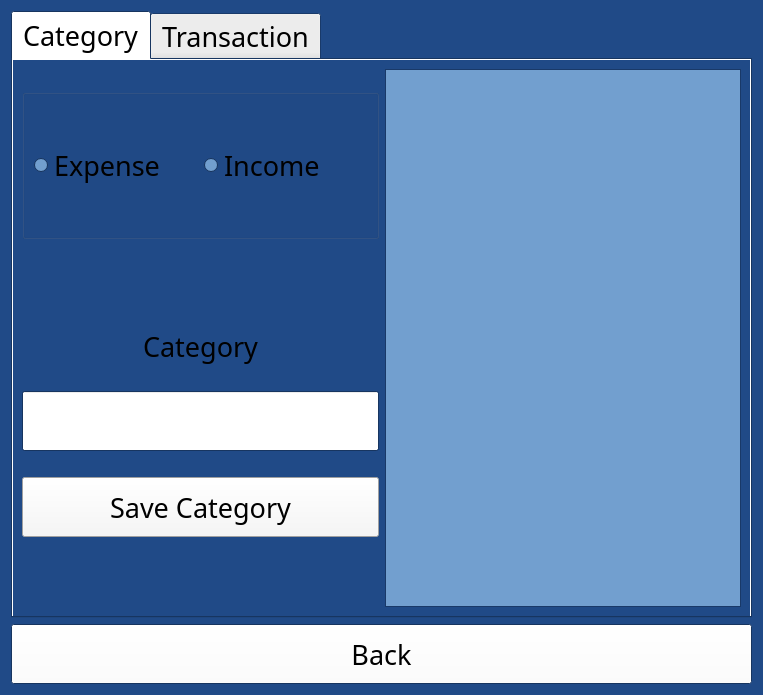
<?xml version="1.0" encoding="UTF-8"?>
<ui version="4.0">
 <class>Dialog</class>
 <widget class="QDialog" name="Dialog">
  <property name="geometry">
   <rect>
    <x>0</x>
    <y>0</y>
    <width>763</width>
    <height>695</height>
   </rect>
  </property>
  <property name="palette">
   <palette>
    <active>
     <colorrole role="WindowText">
      <brush brushstyle="SolidPattern">
       <color alpha="255">
        <red>0</red>
        <green>0</green>
        <blue>0</blue>
       </color>
      </brush>
     </colorrole>
     <colorrole role="Button">
      <brush brushstyle="SolidPattern">
       <color alpha="255">
        <red>255</red>
        <green>255</green>
        <blue>255</blue>
       </color>
      </brush>
     </colorrole>
     <colorrole role="Midlight">
      <brush brushstyle="SolidPattern">
       <color alpha="255">
        <red>255</red>
        <green>255</green>
        <blue>255</blue>
       </color>
      </brush>
     </colorrole>
     <colorrole role="Dark">
      <brush brushstyle="SolidPattern">
       <color alpha="255">
        <red>255</red>
        <green>255</green>
        <blue>255</blue>
       </color>
      </brush>
     </colorrole>
     <colorrole role="Mid">
      <brush brushstyle="SolidPattern">
       <color alpha="255">
        <red>255</red>
        <green>255</green>
        <blue>255</blue>
       </color>
      </brush>
     </colorrole>
     <colorrole role="Text">
      <brush brushstyle="SolidPattern">
       <color alpha="255">
        <red>255</red>
        <green>255</green>
        <blue>255</blue>
       </color>
      </brush>
     </colorrole>
     <colorrole role="ButtonText">
      <brush brushstyle="SolidPattern">
       <color alpha="255">
        <red>0</red>
        <green>0</green>
        <blue>0</blue>
       </color>
      </brush>
     </colorrole>
     <colorrole role="Base">
      <brush brushstyle="SolidPattern">
       <color alpha="255">
        <red>114</red>
        <green>159</green>
        <blue>207</blue>
       </color>
      </brush>
     </colorrole>
     <colorrole role="Window">
      <brush brushstyle="SolidPattern">
       <color alpha="255">
        <red>32</red>
        <green>74</green>
        <blue>135</blue>
       </color>
      </brush>
     </colorrole>
     <colorrole role="Shadow">
      <brush brushstyle="SolidPattern">
       <color alpha="255">
        <red>255</red>
        <green>255</green>
        <blue>255</blue>
       </color>
      </brush>
     </colorrole>
     <colorrole role="Highlight">
      <brush brushstyle="SolidPattern">
       <color alpha="255">
        <red>255</red>
        <green>255</green>
        <blue>255</blue>
       </color>
      </brush>
     </colorrole>
     <colorrole role="Link">
      <brush brushstyle="SolidPattern">
       <color alpha="255">
        <red>255</red>
        <green>255</green>
        <blue>255</blue>
       </color>
      </brush>
     </colorrole>
     <colorrole role="LinkVisited">
      <brush brushstyle="SolidPattern">
       <color alpha="255">
        <red>255</red>
        <green>255</green>
        <blue>255</blue>
       </color>
      </brush>
     </colorrole>
     <colorrole role="AlternateBase">
      <brush brushstyle="SolidPattern">
       <color alpha="255">
        <red>255</red>
        <green>255</green>
        <blue>255</blue>
       </color>
      </brush>
     </colorrole>
     <colorrole role="NoRole">
      <brush brushstyle="SolidPattern">
       <color alpha="255">
        <red>92</red>
        <green>53</green>
        <blue>102</blue>
       </color>
      </brush>
     </colorrole>
     <colorrole role="ToolTipBase">
      <brush brushstyle="SolidPattern">
       <color alpha="255">
        <red>193</red>
        <green>125</green>
        <blue>17</blue>
       </color>
      </brush>
     </colorrole>
    </active>
    <inactive>
     <colorrole role="WindowText">
      <brush brushstyle="SolidPattern">
       <color alpha="255">
        <red>0</red>
        <green>0</green>
        <blue>0</blue>
       </color>
      </brush>
     </colorrole>
     <colorrole role="Button">
      <brush brushstyle="SolidPattern">
       <color alpha="255">
        <red>255</red>
        <green>255</green>
        <blue>255</blue>
       </color>
      </brush>
     </colorrole>
     <colorrole role="Midlight">
      <brush brushstyle="SolidPattern">
       <color alpha="255">
        <red>255</red>
        <green>255</green>
        <blue>255</blue>
       </color>
      </brush>
     </colorrole>
     <colorrole role="Dark">
      <brush brushstyle="SolidPattern">
       <color alpha="255">
        <red>255</red>
        <green>255</green>
        <blue>255</blue>
       </color>
      </brush>
     </colorrole>
     <colorrole role="Mid">
      <brush brushstyle="SolidPattern">
       <color alpha="255">
        <red>255</red>
        <green>255</green>
        <blue>255</blue>
       </color>
      </brush>
     </colorrole>
     <colorrole role="Text">
      <brush brushstyle="SolidPattern">
       <color alpha="255">
        <red>255</red>
        <green>255</green>
        <blue>255</blue>
       </color>
      </brush>
     </colorrole>
     <colorrole role="ButtonText">
      <brush brushstyle="SolidPattern">
       <color alpha="255">
        <red>0</red>
        <green>0</green>
        <blue>0</blue>
       </color>
      </brush>
     </colorrole>
     <colorrole role="Base">
      <brush brushstyle="SolidPattern">
       <color alpha="255">
        <red>114</red>
        <green>159</green>
        <blue>207</blue>
       </color>
      </brush>
     </colorrole>
     <colorrole role="Window">
      <brush brushstyle="SolidPattern">
       <color alpha="255">
        <red>32</red>
        <green>74</green>
        <blue>135</blue>
       </color>
      </brush>
     </colorrole>
     <colorrole role="Shadow">
      <brush brushstyle="SolidPattern">
       <color alpha="255">
        <red>255</red>
        <green>255</green>
        <blue>255</blue>
       </color>
      </brush>
     </colorrole>
     <colorrole role="Highlight">
      <brush brushstyle="SolidPattern">
       <color alpha="255">
        <red>255</red>
        <green>255</green>
        <blue>255</blue>
       </color>
      </brush>
     </colorrole>
     <colorrole role="Link">
      <brush brushstyle="SolidPattern">
       <color alpha="255">
        <red>255</red>
        <green>255</green>
        <blue>255</blue>
       </color>
      </brush>
     </colorrole>
     <colorrole role="LinkVisited">
      <brush brushstyle="SolidPattern">
       <color alpha="255">
        <red>255</red>
        <green>255</green>
        <blue>255</blue>
       </color>
      </brush>
     </colorrole>
     <colorrole role="AlternateBase">
      <brush brushstyle="SolidPattern">
       <color alpha="255">
        <red>255</red>
        <green>255</green>
        <blue>255</blue>
       </color>
      </brush>
     </colorrole>
     <colorrole role="NoRole">
      <brush brushstyle="SolidPattern">
       <color alpha="255">
        <red>92</red>
        <green>53</green>
        <blue>102</blue>
       </color>
      </brush>
     </colorrole>
     <colorrole role="ToolTipBase">
      <brush brushstyle="SolidPattern">
       <color alpha="255">
        <red>193</red>
        <green>125</green>
        <blue>17</blue>
       </color>
      </brush>
     </colorrole>
    </inactive>
    <disabled>
     <colorrole role="WindowText">
      <brush brushstyle="SolidPattern">
       <color alpha="255">
        <red>255</red>
        <green>255</green>
        <blue>255</blue>
       </color>
      </brush>
     </colorrole>
     <colorrole role="Button">
      <brush brushstyle="SolidPattern">
       <color alpha="255">
        <red>255</red>
        <green>255</green>
        <blue>255</blue>
       </color>
      </brush>
     </colorrole>
     <colorrole role="Midlight">
      <brush brushstyle="SolidPattern">
       <color alpha="255">
        <red>255</red>
        <green>255</green>
        <blue>255</blue>
       </color>
      </brush>
     </colorrole>
     <colorrole role="Dark">
      <brush brushstyle="SolidPattern">
       <color alpha="255">
        <red>255</red>
        <green>255</green>
        <blue>255</blue>
       </color>
      </brush>
     </colorrole>
     <colorrole role="Mid">
      <brush brushstyle="SolidPattern">
       <color alpha="255">
        <red>255</red>
        <green>255</green>
        <blue>255</blue>
       </color>
      </brush>
     </colorrole>
     <colorrole role="Text">
      <brush brushstyle="SolidPattern">
       <color alpha="255">
        <red>255</red>
        <green>255</green>
        <blue>255</blue>
       </color>
      </brush>
     </colorrole>
     <colorrole role="ButtonText">
      <brush brushstyle="SolidPattern">
       <color alpha="255">
        <red>255</red>
        <green>255</green>
        <blue>255</blue>
       </color>
      </brush>
     </colorrole>
     <colorrole role="Base">
      <brush brushstyle="SolidPattern">
       <color alpha="255">
        <red>32</red>
        <green>74</green>
        <blue>135</blue>
       </color>
      </brush>
     </colorrole>
     <colorrole role="Window">
      <brush brushstyle="SolidPattern">
       <color alpha="255">
        <red>32</red>
        <green>74</green>
        <blue>135</blue>
       </color>
      </brush>
     </colorrole>
     <colorrole role="Shadow">
      <brush brushstyle="SolidPattern">
       <color alpha="255">
        <red>255</red>
        <green>255</green>
        <blue>255</blue>
       </color>
      </brush>
     </colorrole>
     <colorrole role="Highlight">
      <brush brushstyle="SolidPattern">
       <color alpha="255">
        <red>145</red>
        <green>141</green>
        <blue>126</blue>
       </color>
      </brush>
     </colorrole>
     <colorrole role="Link">
      <brush brushstyle="SolidPattern">
       <color alpha="255">
        <red>255</red>
        <green>255</green>
        <blue>255</blue>
       </color>
      </brush>
     </colorrole>
     <colorrole role="LinkVisited">
      <brush brushstyle="SolidPattern">
       <color alpha="255">
        <red>255</red>
        <green>255</green>
        <blue>255</blue>
       </color>
      </brush>
     </colorrole>
     <colorrole role="AlternateBase">
      <brush brushstyle="SolidPattern">
       <color alpha="255">
        <red>255</red>
        <green>255</green>
        <blue>255</blue>
       </color>
      </brush>
     </colorrole>
     <colorrole role="NoRole">
      <brush brushstyle="SolidPattern">
       <color alpha="255">
        <red>92</red>
        <green>53</green>
        <blue>102</blue>
       </color>
      </brush>
     </colorrole>
     <colorrole role="ToolTipBase">
      <brush brushstyle="SolidPattern">
       <color alpha="255">
        <red>193</red>
        <green>125</green>
        <blue>17</blue>
       </color>
      </brush>
     </colorrole>
    </disabled>
   </palette>
  </property>
  <property name="font">
   <font>
    <family>Century Gothic</family>
    <pointsize>20</pointsize>
   </font>
  </property>
  <property name="windowTitle">
   <string>Dialog</string>
  </property>
  <layout class="QHBoxLayout" name="horizontalLayout">
   <item>
    <layout class="QVBoxLayout" name="verticalLayout">
     <item>
      <widget class="QTabWidget" name="tabWidget">
       <property name="currentIndex">
        <number>0</number>
       </property>
       <widget class="QWidget" name="category_tab">
        <property name="autoFillBackground">
         <bool>true</bool>
        </property>
        <attribute name="title">
         <string>Category</string>
        </attribute>
        <layout class="QVBoxLayout" name="verticalLayout_4">
         <item>
          <layout class="QHBoxLayout" name="horizontalLayout_3">
           <item>
            <layout class="QVBoxLayout" name="verticalLayout_3">
             <item>
              <widget class="QGroupBox" name="groupBox">
               <property name="maximumSize">
                <size>
                 <width>16777215</width>
                 <height>150</height>
                </size>
               </property>
               <property name="title">
                <string/>
               </property>
               <layout class="QVBoxLayout" name="verticalLayout_2">
                <item>
                 <layout class="QHBoxLayout" name="horizontalLayout_2">
                  <item>
                   <widget class="QRadioButton" name="expense_radioButton">
                    <property name="palette">
                     <palette>
                      <active>
                       <colorrole role="Text">
                        <brush brushstyle="SolidPattern">
                         <color alpha="255">
                          <red>0</red>
                          <green>0</green>
                          <blue>255</blue>
                         </color>
                        </brush>
                       </colorrole>
                      </active>
                      <inactive>
                       <colorrole role="Text">
                        <brush brushstyle="SolidPattern">
                         <color alpha="255">
                          <red>0</red>
                          <green>0</green>
                          <blue>255</blue>
                         </color>
                        </brush>
                       </colorrole>
                      </inactive>
                      <disabled>
                       <colorrole role="Text">
                        <brush brushstyle="SolidPattern">
                         <color alpha="255">
                          <red>255</red>
                          <green>255</green>
                          <blue>255</blue>
                         </color>
                        </brush>
                       </colorrole>
                      </disabled>
                     </palette>
                    </property>
                    <property name="text">
                     <string>Expense</string>
                    </property>
                   </widget>
                  </item>
                  <item>
                   <widget class="QRadioButton" name="income_radioButton">
                    <property name="palette">
                     <palette>
                      <active>
                       <colorrole role="Text">
                        <brush brushstyle="SolidPattern">
                         <color alpha="255">
                          <red>0</red>
                          <green>0</green>
                          <blue>255</blue>
                         </color>
                        </brush>
                       </colorrole>
                      </active>
                      <inactive>
                       <colorrole role="Text">
                        <brush brushstyle="SolidPattern">
                         <color alpha="255">
                          <red>0</red>
                          <green>0</green>
                          <blue>255</blue>
                         </color>
                        </brush>
                       </colorrole>
                      </inactive>
                      <disabled>
                       <colorrole role="Text">
                        <brush brushstyle="SolidPattern">
                         <color alpha="255">
                          <red>255</red>
                          <green>255</green>
                          <blue>255</blue>
                         </color>
                        </brush>
                       </colorrole>
                      </disabled>
                     </palette>
                    </property>
                    <property name="text">
                     <string>Income</string>
                    </property>
                   </widget>
                  </item>
                 </layout>
                </item>
               </layout>
              </widget>
             </item>
             <item>
              <widget class="QLabel" name="category_label">
               <property name="maximumSize">
                <size>
                 <width>16777215</width>
                 <height>100</height>
                </size>
               </property>
               <property name="text">
                <string>Category</string>
               </property>
               <property name="alignment">
                <set>Qt::AlignBottom|Qt::AlignHCenter</set>
               </property>
              </widget>
             </item>
             <item>
              <widget class="QLineEdit" name="category_lineEdit">
               <property name="maximumSize">
                <size>
                 <width>16777215</width>
                 <height>60</height>
                </size>
               </property>
               <property name="palette">
                <palette>
                 <active>
                  <colorrole role="Text">
                   <brush brushstyle="SolidPattern">
                    <color alpha="255">
                     <red>0</red>
                     <green>0</green>
                     <blue>0</blue>
                    </color>
                   </brush>
                  </colorrole>
                  <colorrole role="Base">
                   <brush brushstyle="SolidPattern">
                    <color alpha="255">
                     <red>255</red>
                     <green>255</green>
                     <blue>255</blue>
                    </color>
                   </brush>
                  </colorrole>
                  <colorrole role="Highlight">
                   <brush brushstyle="SolidPattern">
                    <color alpha="255">
                     <red>114</red>
                     <green>159</green>
                     <blue>207</blue>
                    </color>
                   </brush>
                  </colorrole>
                  <colorrole role="HighlightedText">
                   <brush brushstyle="SolidPattern">
                    <color alpha="255">
                     <red>0</red>
                     <green>0</green>
                     <blue>0</blue>
                    </color>
                   </brush>
                  </colorrole>
                 </active>
                 <inactive>
                  <colorrole role="Text">
                   <brush brushstyle="SolidPattern">
                    <color alpha="255">
                     <red>0</red>
                     <green>0</green>
                     <blue>0</blue>
                    </color>
                   </brush>
                  </colorrole>
                  <colorrole role="Base">
                   <brush brushstyle="SolidPattern">
                    <color alpha="255">
                     <red>255</red>
                     <green>255</green>
                     <blue>255</blue>
                    </color>
                   </brush>
                  </colorrole>
                  <colorrole role="Highlight">
                   <brush brushstyle="SolidPattern">
                    <color alpha="255">
                     <red>114</red>
                     <green>159</green>
                     <blue>207</blue>
                    </color>
                   </brush>
                  </colorrole>
                  <colorrole role="HighlightedText">
                   <brush brushstyle="SolidPattern">
                    <color alpha="255">
                     <red>0</red>
                     <green>0</green>
                     <blue>0</blue>
                    </color>
                   </brush>
                  </colorrole>
                 </inactive>
                 <disabled>
                  <colorrole role="Text">
                   <brush brushstyle="SolidPattern">
                    <color alpha="255">
                     <red>255</red>
                     <green>255</green>
                     <blue>255</blue>
                    </color>
                   </brush>
                  </colorrole>
                  <colorrole role="Base">
                   <brush brushstyle="SolidPattern">
                    <color alpha="255">
                     <red>32</red>
                     <green>74</green>
                     <blue>135</blue>
                    </color>
                   </brush>
                  </colorrole>
                  <colorrole role="Highlight">
                   <brush brushstyle="SolidPattern">
                    <color alpha="255">
                     <red>145</red>
                     <green>141</green>
                     <blue>126</blue>
                    </color>
                   </brush>
                  </colorrole>
                  <colorrole role="HighlightedText">
                   <brush brushstyle="SolidPattern">
                    <color alpha="255">
                     <red>0</red>
                     <green>0</green>
                     <blue>0</blue>
                    </color>
                   </brush>
                  </colorrole>
                 </disabled>
                </palette>
               </property>
              </widget>
             </item>
             <item>
              <widget class="QPushButton" name="savecategory_pushButton">
               <property name="maximumSize">
                <size>
                 <width>16777215</width>
                 <height>60</height>
                </size>
               </property>
               <property name="text">
                <string>Save Category</string>
               </property>
              </widget>
             </item>
             <item>
              <spacer name="verticalSpacer">
               <property name="orientation">
                <enum>Qt::Vertical</enum>
               </property>
               <property name="sizeType">
                <enum>QSizePolicy::Fixed</enum>
               </property>
               <property name="sizeHint" stdset="0">
                <size>
                 <width>20</width>
                 <height>50</height>
                </size>
               </property>
              </spacer>
             </item>
            </layout>
           </item>
           <item>
            <widget class="QListWidget" name="categories_listWidget">
             <property name="palette">
              <palette>
               <active>
                <colorrole role="HighlightedText">
                 <brush brushstyle="SolidPattern">
                  <color alpha="255">
                   <red>0</red>
                   <green>0</green>
                   <blue>255</blue>
                  </color>
                 </brush>
                </colorrole>
               </active>
               <inactive>
                <colorrole role="HighlightedText">
                 <brush brushstyle="SolidPattern">
                  <color alpha="255">
                   <red>0</red>
                   <green>0</green>
                   <blue>255</blue>
                  </color>
                 </brush>
                </colorrole>
               </inactive>
               <disabled>
                <colorrole role="HighlightedText">
                 <brush brushstyle="SolidPattern">
                  <color alpha="255">
                   <red>0</red>
                   <green>0</green>
                   <blue>255</blue>
                  </color>
                 </brush>
                </colorrole>
               </disabled>
              </palette>
             </property>
            </widget>
           </item>
          </layout>
         </item>
        </layout>
       </widget>
       <widget class="QWidget" name="transaction_tab">
        <property name="autoFillBackground">
         <bool>true</bool>
        </property>
        <attribute name="title">
         <string>Transaction</string>
        </attribute>
        <widget class="QWidget" name="layoutWidget">
         <property name="geometry">
          <rect>
           <x>200</x>
           <y>50</y>
           <width>371</width>
           <height>71</height>
          </rect>
         </property>
         <layout class="QHBoxLayout" name="horizontalLayout_4">
          <item>
           <widget class="QRadioButton" name="t_expense_radioButton">
            <property name="palette">
             <palette>
              <active>
               <colorrole role="Text">
                <brush brushstyle="SolidPattern">
                 <color alpha="255">
                  <red>0</red>
                  <green>0</green>
                  <blue>255</blue>
                 </color>
                </brush>
               </colorrole>
              </active>
              <inactive>
               <colorrole role="Text">
                <brush brushstyle="SolidPattern">
                 <color alpha="255">
                  <red>0</red>
                  <green>0</green>
                  <blue>255</blue>
                 </color>
                </brush>
               </colorrole>
              </inactive>
              <disabled>
               <colorrole role="Text">
                <brush brushstyle="SolidPattern">
                 <color alpha="255">
                  <red>255</red>
                  <green>255</green>
                  <blue>255</blue>
                 </color>
                </brush>
               </colorrole>
              </disabled>
             </palette>
            </property>
            <property name="text">
             <string>Expense</string>
            </property>
           </widget>
          </item>
          <item>
           <widget class="QRadioButton" name="t_income_radioButton">
            <property name="palette">
             <palette>
              <active>
               <colorrole role="Text">
                <brush brushstyle="SolidPattern">
                 <color alpha="255">
                  <red>0</red>
                  <green>0</green>
                  <blue>255</blue>
                 </color>
                </brush>
               </colorrole>
              </active>
              <inactive>
               <colorrole role="Text">
                <brush brushstyle="SolidPattern">
                 <color alpha="255">
                  <red>0</red>
                  <green>0</green>
                  <blue>255</blue>
                 </color>
                </brush>
               </colorrole>
              </inactive>
              <disabled>
               <colorrole role="Text">
                <brush brushstyle="SolidPattern">
                 <color alpha="255">
                  <red>255</red>
                  <green>255</green>
                  <blue>255</blue>
                 </color>
                </brush>
               </colorrole>
              </disabled>
             </palette>
            </property>
            <property name="text">
             <string>Income</string>
            </property>
           </widget>
          </item>
         </layout>
        </widget>
        <widget class="QWidget" name="layoutWidget">
         <property name="geometry">
          <rect>
           <x>170</x>
           <y>180</y>
           <width>359</width>
           <height>187</height>
          </rect>
         </property>
         <layout class="QHBoxLayout" name="horizontalLayout_5">
          <item>
           <layout class="QVBoxLayout" name="verticalLayout_6">
            <item>
             <widget class="QLabel" name="label">
              <property name="text">
               <string>category</string>
              </property>
             </widget>
            </item>
            <item>
             <widget class="QLabel" name="label_2">
              <property name="text">
               <string>amount</string>
              </property>
             </widget>
            </item>
            <item>
             <widget class="QLabel" name="label_3">
              <property name="text">
               <string>Date</string>
              </property>
             </widget>
            </item>
            <item>
             <widget class="QLabel" name="label_4">
              <property name="text">
               <string>Note</string>
              </property>
             </widget>
            </item>
           </layout>
          </item>
          <item>
           <layout class="QVBoxLayout" name="verticalLayout_5">
            <item>
             <widget class="QComboBox" name="t_categories_combobox">
              <property name="editable">
               <bool>false</bool>
              </property>
              <property name="minimumContentsLength">
               <number>0</number>
              </property>
             </widget>
            </item>
            <item>
             <widget class="QLineEdit" name="t_amountlineEdit">
              <property name="palette">
               <palette>
                <active>
                 <colorrole role="Text">
                  <brush brushstyle="SolidPattern">
                   <color alpha="255">
                    <red>0</red>
                    <green>0</green>
                    <blue>0</blue>
                   </color>
                  </brush>
                 </colorrole>
                 <colorrole role="Base">
                  <brush brushstyle="SolidPattern">
                   <color alpha="255">
                    <red>255</red>
                    <green>255</green>
                    <blue>255</blue>
                   </color>
                  </brush>
                 </colorrole>
                </active>
                <inactive>
                 <colorrole role="Text">
                  <brush brushstyle="SolidPattern">
                   <color alpha="255">
                    <red>0</red>
                    <green>0</green>
                    <blue>0</blue>
                   </color>
                  </brush>
                 </colorrole>
                 <colorrole role="Base">
                  <brush brushstyle="SolidPattern">
                   <color alpha="255">
                    <red>255</red>
                    <green>255</green>
                    <blue>255</blue>
                   </color>
                  </brush>
                 </colorrole>
                </inactive>
                <disabled>
                 <colorrole role="Text">
                  <brush brushstyle="SolidPattern">
                   <color alpha="255">
                    <red>255</red>
                    <green>255</green>
                    <blue>255</blue>
                   </color>
                  </brush>
                 </colorrole>
                 <colorrole role="Base">
                  <brush brushstyle="SolidPattern">
                   <color alpha="255">
                    <red>32</red>
                    <green>74</green>
                    <blue>135</blue>
                   </color>
                  </brush>
                 </colorrole>
                </disabled>
               </palette>
              </property>
              <property name="maxLength">
               <number>5</number>
              </property>
              <property name="frame">
               <bool>false</bool>
              </property>
              <property name="alignment">
               <set>Qt::AlignCenter</set>
              </property>
             </widget>
            </item>
            <item>
             <widget class="QDateEdit" name="t_dateEdit">
              <property name="palette">
               <palette>
                <active>
                 <colorrole role="Button">
                  <brush brushstyle="SolidPattern">
                   <color alpha="255">
                    <red>32</red>
                    <green>74</green>
                    <blue>135</blue>
                   </color>
                  </brush>
                 </colorrole>
                 <colorrole role="Text">
                  <brush brushstyle="SolidPattern">
                   <color alpha="255">
                    <red>255</red>
                    <green>255</green>
                    <blue>255</blue>
                   </color>
                  </brush>
                 </colorrole>
                 <colorrole role="HighlightedText">
                  <brush brushstyle="SolidPattern">
                   <color alpha="255">
                    <red>52</red>
                    <green>101</green>
                    <blue>164</blue>
                   </color>
                  </brush>
                 </colorrole>
                 <colorrole role="AlternateBase">
                  <brush brushstyle="SolidPattern">
                   <color alpha="255">
                    <red>138</red>
                    <green>226</green>
                    <blue>52</blue>
                   </color>
                  </brush>
                 </colorrole>
                </active>
                <inactive>
                 <colorrole role="Button">
                  <brush brushstyle="SolidPattern">
                   <color alpha="255">
                    <red>32</red>
                    <green>74</green>
                    <blue>135</blue>
                   </color>
                  </brush>
                 </colorrole>
                 <colorrole role="Text">
                  <brush brushstyle="SolidPattern">
                   <color alpha="255">
                    <red>255</red>
                    <green>255</green>
                    <blue>255</blue>
                   </color>
                  </brush>
                 </colorrole>
                 <colorrole role="HighlightedText">
                  <brush brushstyle="SolidPattern">
                   <color alpha="255">
                    <red>52</red>
                    <green>101</green>
                    <blue>164</blue>
                   </color>
                  </brush>
                 </colorrole>
                 <colorrole role="AlternateBase">
                  <brush brushstyle="SolidPattern">
                   <color alpha="255">
                    <red>138</red>
                    <green>226</green>
                    <blue>52</blue>
                   </color>
                  </brush>
                 </colorrole>
                </inactive>
                <disabled>
                 <colorrole role="Button">
                  <brush brushstyle="SolidPattern">
                   <color alpha="255">
                    <red>32</red>
                    <green>74</green>
                    <blue>135</blue>
                   </color>
                  </brush>
                 </colorrole>
                 <colorrole role="Text">
                  <brush brushstyle="SolidPattern">
                   <color alpha="255">
                    <red>255</red>
                    <green>255</green>
                    <blue>255</blue>
                   </color>
                  </brush>
                 </colorrole>
                 <colorrole role="HighlightedText">
                  <brush brushstyle="SolidPattern">
                   <color alpha="255">
                    <red>52</red>
                    <green>101</green>
                    <blue>164</blue>
                   </color>
                  </brush>
                 </colorrole>
                 <colorrole role="AlternateBase">
                  <brush brushstyle="SolidPattern">
                   <color alpha="255">
                    <red>138</red>
                    <green>226</green>
                    <blue>52</blue>
                   </color>
                  </brush>
                 </colorrole>
                </disabled>
               </palette>
              </property>
              <property name="displayFormat">
               <string>d/M/yyyy</string>
              </property>
              <property name="calendarPopup">
               <bool>true</bool>
              </property>
             </widget>
            </item>
            <item>
             <widget class="QLineEdit" name="t_notelineEdit">
              <property name="palette">
               <palette>
                <active>
                 <colorrole role="Text">
                  <brush brushstyle="SolidPattern">
                   <color alpha="255">
                    <red>0</red>
                    <green>0</green>
                    <blue>0</blue>
                   </color>
                  </brush>
                 </colorrole>
                 <colorrole role="Base">
                  <brush brushstyle="SolidPattern">
                   <color alpha="255">
                    <red>255</red>
                    <green>255</green>
                    <blue>255</blue>
                   </color>
                  </brush>
                 </colorrole>
                </active>
                <inactive>
                 <colorrole role="Text">
                  <brush brushstyle="SolidPattern">
                   <color alpha="255">
                    <red>0</red>
                    <green>0</green>
                    <blue>0</blue>
                   </color>
                  </brush>
                 </colorrole>
                 <colorrole role="Base">
                  <brush brushstyle="SolidPattern">
                   <color alpha="255">
                    <red>255</red>
                    <green>255</green>
                    <blue>255</blue>
                   </color>
                  </brush>
                 </colorrole>
                </inactive>
                <disabled>
                 <colorrole role="Text">
                  <brush brushstyle="SolidPattern">
                   <color alpha="255">
                    <red>255</red>
                    <green>255</green>
                    <blue>255</blue>
                   </color>
                  </brush>
                 </colorrole>
                 <colorrole role="Base">
                  <brush brushstyle="SolidPattern">
                   <color alpha="255">
                    <red>32</red>
                    <green>74</green>
                    <blue>135</blue>
                   </color>
                  </brush>
                 </colorrole>
                </disabled>
               </palette>
              </property>
              <property name="maxLength">
               <number>100</number>
              </property>
              <property name="frame">
               <bool>false</bool>
              </property>
              <property name="alignment">
               <set>Qt::AlignCenter</set>
              </property>
             </widget>
            </item>
           </layout>
          </item>
         </layout>
        </widget>
        <widget class="QPushButton" name="t_savebutton">
         <property name="geometry">
          <rect>
           <x>250</x>
           <y>470</y>
           <width>291</width>
           <height>51</height>
          </rect>
         </property>
         <property name="text">
          <string>Save Transaction</string>
         </property>
        </widget>
       </widget>
      </widget>
     </item>
     <item>
      <widget class="QPushButton" name="back_pushButton">
       <property name="sizePolicy">
        <sizepolicy hsizetype="Minimum" vsizetype="Preferred">
         <horstretch>0</horstretch>
         <verstretch>0</verstretch>
        </sizepolicy>
       </property>
       <property name="minimumSize">
        <size>
         <width>0</width>
         <height>60</height>
        </size>
       </property>
       <property name="maximumSize">
        <size>
         <width>16777215</width>
         <height>200</height>
        </size>
       </property>
       <property name="text">
        <string>Back</string>
       </property>
      </widget>
     </item>
    </layout>
   </item>
  </layout>
 </widget>
 <resources/>
 <connections/>
</ui>
